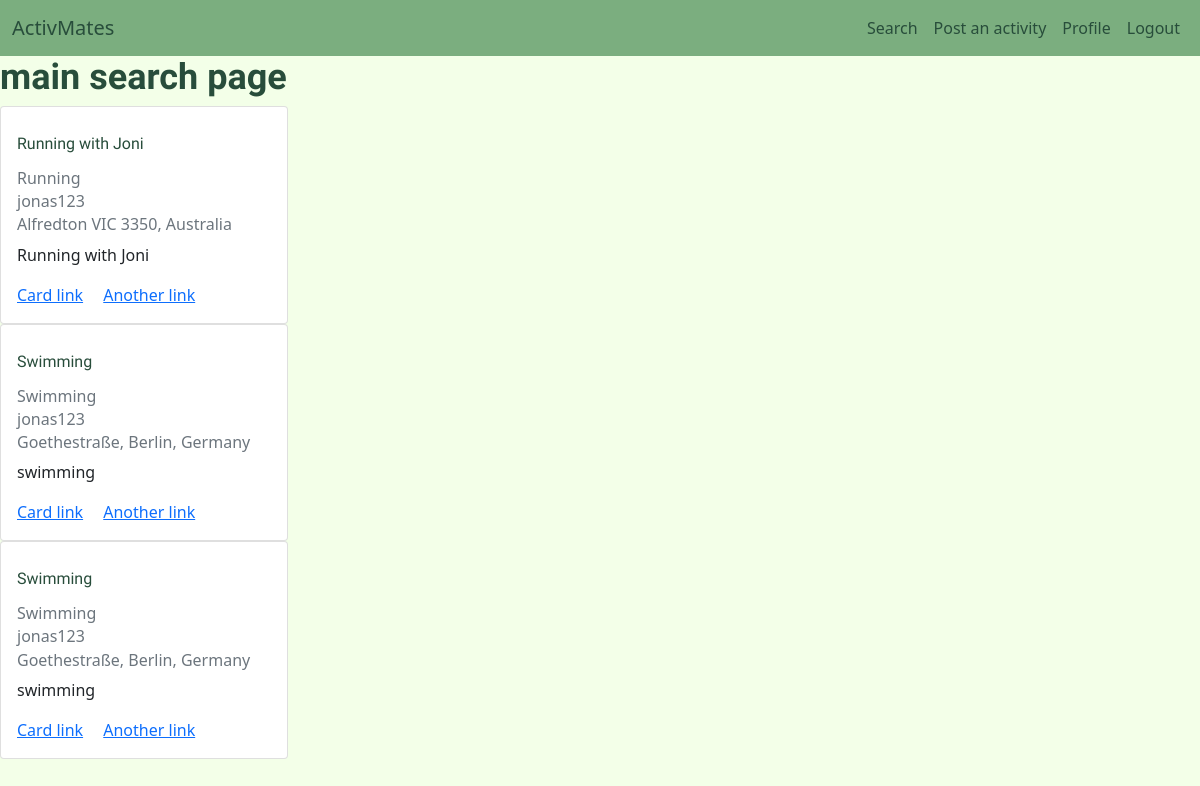
Page /home (signed in) on the committed database.
### activmatesApp/models.py (models this page shows, shortened)
class Activity(db.Model):
    __tablename__ = 'activities'
    id = db.Column(db.Integer, primary_key=True)
    title = db.Column(db.String(200), nullable=False)
    description = db.Column(db.Text, nullable=False)
    address = db.Column(db.String(150), nullable=False)
    lat = db.Column(db.Integer, nullable=False)
    lng = db.Column(db.Integer, nullable=False)
    date_posted = db.Column(db.DateTime, nullable=False,
                            default=datetime.utcnow)
    profile_id = db.Column(db.Integer, db.ForeignKey('profiles.id'), nullable=False)
    activity_id = db.Column(db.Integer, db.ForeignKey('activity_types.id'), nullable=False)

class ActivityType(db.Model):
    __tablename__ = 'activity_types'
    id = db.Column(db.Integer, primary_key=True)
    number = db.Column(db.Integer, nullable=False)
    name = db.Column(db.String(30), nullable=False)
    activity = db.relationship('Activity', backref='activity_type', lazy=True)

class User(db.Model, UserMixin):
    __tablename__ = 'users'
    id = db.Column(db.Integer, primary_key=True)
    username = db.Column(db.String(20), unique=True, nullable=False)
    email = db.Column(db.String(120), unique=True, nullable=False)
    password = db.Column(db.String(60), nullable=False)
    user_type = db.Column(db.Enum(UserTypes), nullable=False, default=UserTypes.Regular)
    image_file = db.Column(db.String(20), nullable=False,
                           default='default.png')
    created_at = db.Column(db.DateTime, nullable=False,
                           default=datetime.utcnow)
    profile = db.relationship('Profile', backref='user', lazy=True)

### activmatesApp/routes.py (the view)
@app.route('/')
@app.route('/home')
@login_required
def home():
    profiles = Profile.query.all()
    activities = Activity.query.all();
    return render_template('home.html',
                            title='Search',
                            profiles=profiles,
                            activities=activities
                            )

### activmatesApp/models.py (called while the page is built)
@login_manager.user_loader
def load_user(user_id):
    return User.query.get(int(user_id))

### activmatesApp/templates/home.html
{% extends 'layout.html' %}
{% block body %}
<h1>main search page</h1>
    {% for activity in activities %}
    <div class="card" style="width: 18rem;">
        <div class="card-body">
            <h5 class="card-title">{{ activity.title }}</h5>
            <h6 class="card-subtitle mb-2 text-muted">{{ activity.activity_type.name }}</h6>
            <h6 class="card-subtitle mb-2 text-muted">{{ activity.profile.user.username }}</h6>
            <h6 class="card-subtitle mb-2 text-muted">{{ activity.address }}</h6>
            <p class="card-text">{{ activity.description}}</p>
            <a href="{{ url_for('view_activity', activity_id=activity.id) }}" class="card-link">Card link</a>
            <a href="#" class="card-link">Another link</a>
        </div>
        </div>
        {% endfor %}
{% endblock %}

### activmatesApp/templates/layout.html (shortened to what this page needs)
<!DOCTYPE html>
<html lang="en">
<head>
    <link href="https://cdn.jsdelivr.net/npm/bootstrap@5.0.0-beta1/dist/css/bootstrap.min.css" rel="stylesheet">
    <link rel="stylesheet" href="{{ url_for('static', filename='css/main.css') }}">
</head>
<body>
    <header>
         <nav id="navbar"class="navbar navbar-expand-md navbar-light">
            <div class="container-fluid">
              <a class="navbar-brand" href="{{ url_for('home') }}">ActivMates</a>
              <div class="collapse navbar-collapse justify-content-end" id="navbarNav">
                <ul class="navbar-nav">
                  {% if current_user.is_authenticated %}
                    <li class="nav-item">
                      <a class="nav-link" href="{{ url_for('home') }}">Search</a>
                    </li>
                    <li class="nav-item">
                      <a class="nav-link" href="{{ url_for('new_activity') }}">Post an activity</a>
                    </li>
                    <li class="nav-item">
                      <a class="nav-link" href="{{ url_for('account_profile') }}">Profile</a>
                    </li>
                      <li class="nav-item">
                        <a class="nav-link" href="{{ url_for('logout') }}">Logout</a>
                      </li>
                  {% endif %}
                </ul>
              </div>
            </div>
          </nav>
    </header>
  {% block body %}{% endblock %}
</body>
</html>

### activmatesApp/static/css/main.css (style rules this page uses)
body { background-color: #f3ffe8; }
#navbar { background-color: #7bae7f; }
#navbar a, h1, h2, h3, h4, h5 { color: #284d3b; }
h1, h2, h3, h4, h5, button { font-family: 'Titillium Web', sans-serif; line-height: 42px; }
h2, h3, h4, h5 { font-weight: 400; }
h1 { font-size: 36px; font-weight: 700; }
h5 { font-size: 16px; }

### rows in the picture
Activity: title "Running with Joni", activity_type.name "Running", profile.user.username "jonas123", address "Alfredton VIC 3350, Australia", description "Running with Joni"
Activity: title "Swimming", activity_type.name "Swimming", profile.user.username "jonas123", address "Goethestraße, Berlin, Germany", description "swimming"
Activity: title "Swimming", activity_type.name "Swimming", profile.user.username "jonas123", address "Goethestraße, Berlin, Germany", description "swimming"
